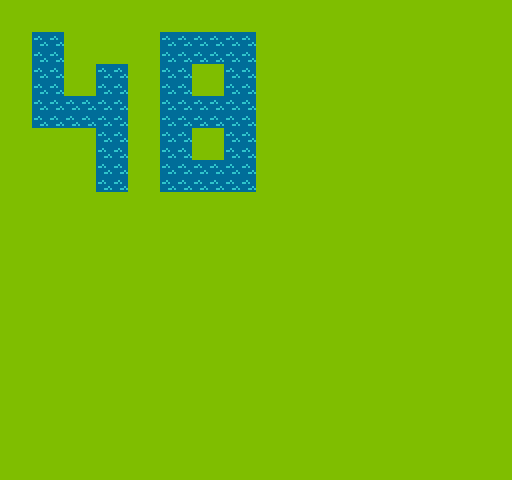

Below is a game level as drawn by its tile map, then a one-line description and the .tmx file that defines it, in full:
An orthogonal 16x15 tile map with 32x32 px tiles, 1 tile layer (Tile Layer 1).

<map version="1.0" orientation="orthogonal" renderorder="right-down" width="16" height="15" tilewidth="32" tileheight="32" nextobjectid="1">
 <tileset firstgid="1" name="t" tilewidth="32" tileheight="32" tilecount="56">
  <image source="MetaTiles.png" width="256" height="255" />
 </tileset>
 <layer name="Tile Layer 1" width="16" height="15">
  <data encoding="csv">
1,1,1,1,1,1,1,1,1,1,1,1,1,1,1,1,
1,17,1,1,1,17,17,17,1,1,1,1,1,1,1,1,
1,17,1,17,1,17,1,17,1,1,1,1,1,1,1,1,
1,17,17,17,1,17,17,17,1,1,1,1,1,1,1,1,
1,1,1,17,1,17,1,17,1,1,1,1,1,1,1,1,
1,1,1,17,1,17,17,17,1,1,1,1,1,1,1,1,
1,1,1,1,1,1,1,1,1,1,1,1,1,1,1,1,
1,1,1,1,1,1,1,1,1,1,1,1,1,1,1,1,
1,1,1,1,1,1,1,1,1,1,1,1,1,1,1,1,
1,1,1,1,1,1,1,1,1,1,1,1,1,1,1,1,
1,1,1,1,1,1,1,1,1,1,1,1,1,1,1,1,
1,1,1,1,1,1,1,1,1,1,1,1,1,1,1,1,
1,1,1,1,1,1,1,1,1,1,1,1,1,1,1,1,
1,1,1,1,1,1,1,1,1,1,1,1,1,1,1,1,
1,1,1,1,1,1,1,1,1,1,1,1,1,1,1,1
</data>
 </layer>
</map>
